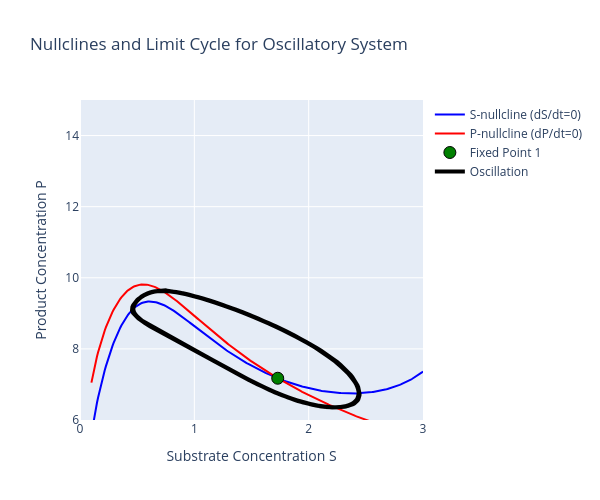

Source (notebook cell):
### Markdown cell above
## State Space Nullclines

The time series tell us *what* happens, but not *why*. To understand why the system oscillates for some parameter values and not others, it helps to look at the phase plane more carefully, using two classic tools from dynamical systems theory:

- A **nullcline** is the set of points where one variable's rate of change is zero. The $S$-nullcline is where $dS/dt = 0$; the $P$-nullcline is where $dP/dt = 0$.
- A **fixed point** (steady state) is a point where *both* rates of change are zero at once — i.e. where the two nullclines intersect.

If the fixed point is **stable**, nearby trajectories spiral *into* it (this matches the steady-state behaviour seen above for one value of $a_1$). If it is **unstable**, nearby trajectories spiral *away* from it — but they cannot run off to infinity, so instead they settle onto a surrounding closed loop: the **limit cycle** corresponding to the oscillation.

The cell below computes both nullclines numerically (root-finding with `fsolve`), locates the fixed point, and overlays a simulated trajectory to reveal the limit cycle directly.

### Code cell
import plotly.graph_objects as go
from scipy.optimize import fsolve

# Oscillatory parameters - we fix a1 at a single value for this analysis
# (one of the parameter sets that produces sustained oscillations;
# compare with the bifurcation analysis later in the notebook)
a1_fixed = 0.65

print("NULLCLINE ANALYSIS FOR OSCILLATORY SYSTEM")
print("="*50)
print(f"b1={b1}, b2={b2}")
print(f"a1={a1_fixed}, a2={a2}")
print(f"k_max={k_max}, K_m={K_m}")
print(f"k_i={k_i}")
print(f"n={n}, m={m}, q={q}")
print()

def enzymatic_rate(S, P):
    """Enzymatic rate with forward and feedback inhibition"""
    return (k_max * S**n) / (K_m + S**m) / (1 + k_i * P**q)

def S_nullcline(S, P):
    """S-nullcline: dS/dt = 0 => a1 - b1*S = v(S,P)"""
    return a1_fixed - b1*S - enzymatic_rate(S, P)

def P_nullcline(S, P):
    """P-nullcline: dP/dt = 0 => a2 - b2*P = -v(S,P)"""
    return a2       - b2*P + enzymatic_rate(S, P)

# --- S-nullcline ---------------------------------------------------------
# For each value of S, find the value(s) of P that satisfy dS/dt = 0.
# This is a 1D root-finding problem (in P) for each fixed S, solved with
# fsolve. We try several starting guesses for P because the equation can
# have more than one solution (the nullcline can be multi-valued in P).
print("Computing S-nullcline...")
S_values = np.linspace(0.1, 3, 300)
P_S_null = []

for S in S_values:
    def equation(P):
        return S_nullcline(S, P)

    try:
        # Try multiple initial guesses
        solutions = []
        for P_guess in [5.0, 6.0, 7.0, 8.0]:
            result = fsolve(equation, P_guess)
            if (result[0] > 0 and result[0] < 15 and
                abs(equation(result[0])) < 1e-6):
                solutions.append(result[0])

        # Remove duplicates and take the first valid solution
        if solutions:
            unique_solutions = []
            for sol in solutions:
                if not any(abs(sol - existing) < 0.1 for existing in unique_solutions):
                    unique_solutions.append(sol)
            P_S_null.append(unique_solutions[0])  # Take first branch for plotting
        else:
            P_S_null.append(np.nan)
    except:
        P_S_null.append(np.nan)

# --- P-nullcline ----------------------------------------------------------
# Same idea as above, but now solving dP/dt = 0 for P at each fixed S.
print("Computing P-nullcline...")
P_P_null = []

for S in S_values:
    def equation(P):
        return P_nullcline(S, P)

    try:
        # Try multiple initial guesses
        solutions = []
        for P_guess in [0.1, 1.0, 3.0, 5.0]:
            result = fsolve(equation, P_guess)
            if (result[0] > 0 and result[0] < 15 and
                abs(equation(result[0])) < 1e-6):
                solutions.append(result[0])

        # Remove duplicates and take the first valid solution
        if solutions:
            unique_solutions = []
            for sol in solutions:
                if not any(abs(sol - existing) < 0.1 for existing in unique_solutions):
                    unique_solutions.append(sol)
            P_P_null.append(unique_solutions[0])  # Take first branch for plotting
        else:
            P_P_null.append(np.nan)
    except:
        P_P_null.append(np.nan)

# --- Plot the phase portrait ----------------------------------------------
fig = go.Figure()

# Plot S-nullcline
valid_S_S = []
valid_P_S = []
for S, P in zip(S_values, P_S_null):
    if not np.isnan(P):
        valid_S_S.append(S)
        valid_P_S.append(P)

fig.add_trace(go.Scatter(x=valid_S_S, y=valid_P_S, mode='lines',
                        name='S-nullcline (dS/dt=0)',
                        line=dict(color='blue', width=2)))

# Plot P-nullcline
valid_S_P = []
valid_P_P = []
for S, P in zip(S_values, P_P_null):
    if not np.isnan(P):
        valid_S_P.append(S)
        valid_P_P.append(P)

fig.add_trace(go.Scatter(x=valid_S_P, y=valid_P_P, mode='lines',
                        name='P-nullcline (dP/dt=0)',
                        line=dict(color='red', width=2)))

# --- Fixed point(s): where BOTH nullclines are satisfied simultaneously ---
# Search on a grid of (S, P) starting guesses and solve the 2x2 system
# [S_nullcline, P_nullcline] = [0, 0] with fsolve from each starting point.
# Duplicate solutions (within 0.1 of an existing one) are discarded.
print("Finding fixed points...")
fixed_points = []

# Search in S-P space
S_search = np.linspace(0.01, 1.2, 50)
P_search = np.linspace(9, 11, 50)

for S_guess in S_search:
    for P_guess in P_search:
        def equations(vars):
            S, P = vars
            return [S_nullcline(S, P), P_nullcline(S, P)]

        try:
            result = fsolve(equations, [S_guess, P_guess])
            S_sol, P_sol = result

            # Check if valid solution
            residuals = equations([S_sol, P_sol])
            if (np.linalg.norm(residuals) < 1e-4 and
                S_sol > 0 and P_sol > 0 and
                S_sol <= 2 and P_sol <= 15):

                # Check if new
                is_new = True
                for existing in fixed_points:
                    if (abs(S_sol - existing[0]) < 0.1 and
                        abs(P_sol - existing[1]) < 0.1):
                        is_new = False
                        break

                if is_new:
                    fixed_points.append((S_sol, P_sol))
        except:
            continue

print(f"Found {len(fixed_points)} fixed point(s):")
for i, (S, P) in enumerate(fixed_points):
    print(f"  FP{i+1}: S = {S:.3f}, P = {P:.3f}")

# Plot fixed points
for i, (S, P) in enumerate(fixed_points):
    fig.add_trace(go.Scatter(x=[S], y=[P], mode='markers',
                            marker=dict(size=12, color='green', symbol='circle',
                                      line=dict(width=1, color='black')),
                            name=f'Fixed Point {i+1}'))

# --- Limit cycle: simulate from an arbitrary starting point and discard ---
# the initial transient. If the fixed point is unstable, the trajectory
# will converge onto the surrounding limit cycle.
print("Adding limit cycle from simulation...")
from scipy.integrate import solve_ivp

def system_dynamics(t, variables):
    S, P = variables
    rate = enzymatic_rate(S, P)
    dSdt = a1_fixed - b1*S - rate
    dPdt = a2       - b2*P + rate
    return [dSdt, dPdt]

# Simulate to get limit cycle
sol = solve_ivp(system_dynamics, (0, 2000), [1.0, 1.0],
                t_eval=np.linspace(0, 2000, 5000), method='RK45')

# Use only the last part to avoid transients
S_cycle = sol.y[0][-2000:]
P_cycle = sol.y[1][-2000:]

fig.add_trace(go.Scatter(x=S_cycle, y=P_cycle, mode='lines',
                        name='Oscillation',
                        line=dict(color='black', width=4)))

# Update layout
fig.update_layout(
    title="Nullclines and Limit Cycle for Oscillatory System",
    xaxis_title="Substrate Concentration S",
    yaxis_title="Product Concentration P",
    width=600,
    height=500,
    showlegend=True
)

fig.update_xaxes(range=[0, 3])
fig.update_yaxes(range=[6, 15])

fig.show()

# --- Mathematical summary --------------------------------------------------
print("\n" + "="*50)
print("MATHEMATICAL ANALYSIS")
print("="*50)

print("Nullcline equations:")
print("S-nullcline: a₁ - b₁·S = k_max·S/(K_m + S³) · 1/(1 + k_i·P²)")
print("P-nullcline: a₂ - b₂·P = -k_max·S/(K_m + S³) · 1/(1 + k_i·P²)")
print()
print("Rearranged:")
print("S-nullcline: P = √[(k_max·S/((a₁ - b₁·S)(K_m + S³)) - 1)/k_i]")
print("P-nullcline: P = [a₂ + k_max·S/((K_m + S³)(1 + k_i·P²))]/b₂")
print()

# A single fixed point that is unstable, together with a bounded phase
# plane, implies (by the Poincare-Bendixson theorem) that trajectories
# must converge onto a periodic orbit - the limit cycle plotted above.
if len(fixed_points) == 1:
    S_fp, P_fp = fixed_points[0]
    print(f"Single fixed point at: S = {S_fp:.3f}, P = {P_fp:.3f}")
    print("This is typical for oscillatory systems - an unstable fixed point")
    print("surrounded by a stable limit cycle!")

    # Check stability roughly by simulating nearby
    sol_test = solve_ivp(system_dynamics, (0, 50), [S_fp + 0.1, P_fp + 0.1],
                        t_eval=[0, 50], method='RK45')
    final_S, final_P = sol_test.y[0, -1], sol_test.y[1, -1]
    distance = np.sqrt((final_S - S_fp)**2 + (final_P - P_fp)**2)

    if distance > 0.5:
        print("Fixed point appears UNSTABLE (spiral source)")
    else:
        print("Fixed point appears STABLE")

print("\nThe purple limit cycle shows sustained oscillations around the fixed point!")

### Figure 1 — Plotly figure (JSON) as saved in the notebook; plotly's stock layout.template omitted (floating-point values rounded to 4 significant figures; data arrays with more than 128 entries replaced by an {"elided": "..."} marker saying what was removed)
{"data": [{"line": {"color": "blue", "width": 2}, "mode": "lines", "name": "S-nullcline (dS/dt=0)", "type": "scatter", "x": {"elided": "300 float values"}, "y": {"elided": "300 float values"}}, {"line": {"color": "red", "width": 2}, "mode": "lines", "name": "P-nullcline (dP/dt=0)", "type": "scatter", "x": {"elided": "300 float values"}, "y": {"elided": "300 float values"}}, {"marker": {"color": "green", "line": {"color": "black", "width": 1}, "size": 12, "symbol": "circle"}, "mode": "markers", "name": "Fixed Point 1", "type": "scatter", "x": [1.729], "y": [7.174]}, {"line": {"color": "black", "width": 4}, "mode": "lines", "name": "Oscillation", "type": "scatter", "x": {"elided": "2000 float values"}, "y": {"elided": "2000 float values"}}], "layout": {"height": 500, "showlegend": true, "title": {"text": "Nullclines and Limit Cycle for Oscillatory System"}, "width": 600, "xaxis": {"range": [0, 3], "title": {"text": "Substrate Concentration S"}}, "yaxis": {"range": [6, 15], "title": {"text": "Product Concentration P"}}}}
